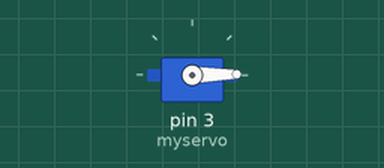
This sketch was run on a simulated Arduino Uno, built with avr-gcc and run on an emulated ATmega328P. Shown: servo.

Above: at 0.05 s.
At 1.3 s:
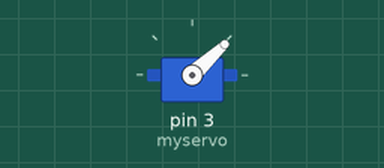
At 2.55 s:
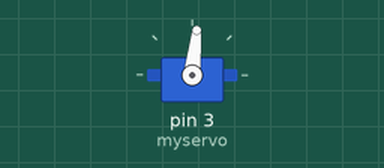
At 5.05 s:
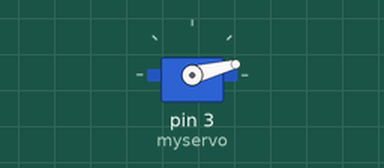
Timing chart, 0 to 7.1 s (numbered marks = the images above):
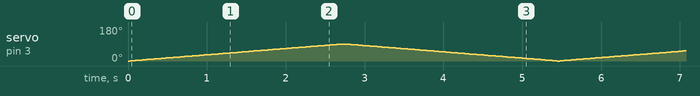

The sketch:

servo.ino
```cpp
#include <Servo.h>

Servo myservo;  // create servo object to control a servo
// twelve servo objects can be created on most boards

int pos = 0;    // variable to store the servo position

void setup() {
  myservo.attach(3);  // attaches the servo on pin 9 to the servo object
}

void loop() {
//  myservo.write(0);              // tell servo to go to position in variable 'pos'
//      delay(300);
//  myservo.write(40);              // tell servo to go to position in variable 'pos'
//      delay(300);
//      myservo.write(90);              // tell servo to go to position in variable 'pos'
//      delay(300);
  for (pos = 0; pos <= 90; pos += 1) { // goes from 0 degrees to 180 degrees
    // in steps of 1 degree
    myservo.write(pos);              // tell servo to go to position in variable 'pos'
    delay(30);                       // waits 15ms for the servo to reach the position
  }
  for (pos = 90; pos >= 1; pos -= 1) { // goes from 180 degrees to 0 degrees
    myservo.write(pos);              // tell servo to go to position in variable 'pos'
    delay(30);                       // waits 15ms for the servo to reach the position
  }
}
```
